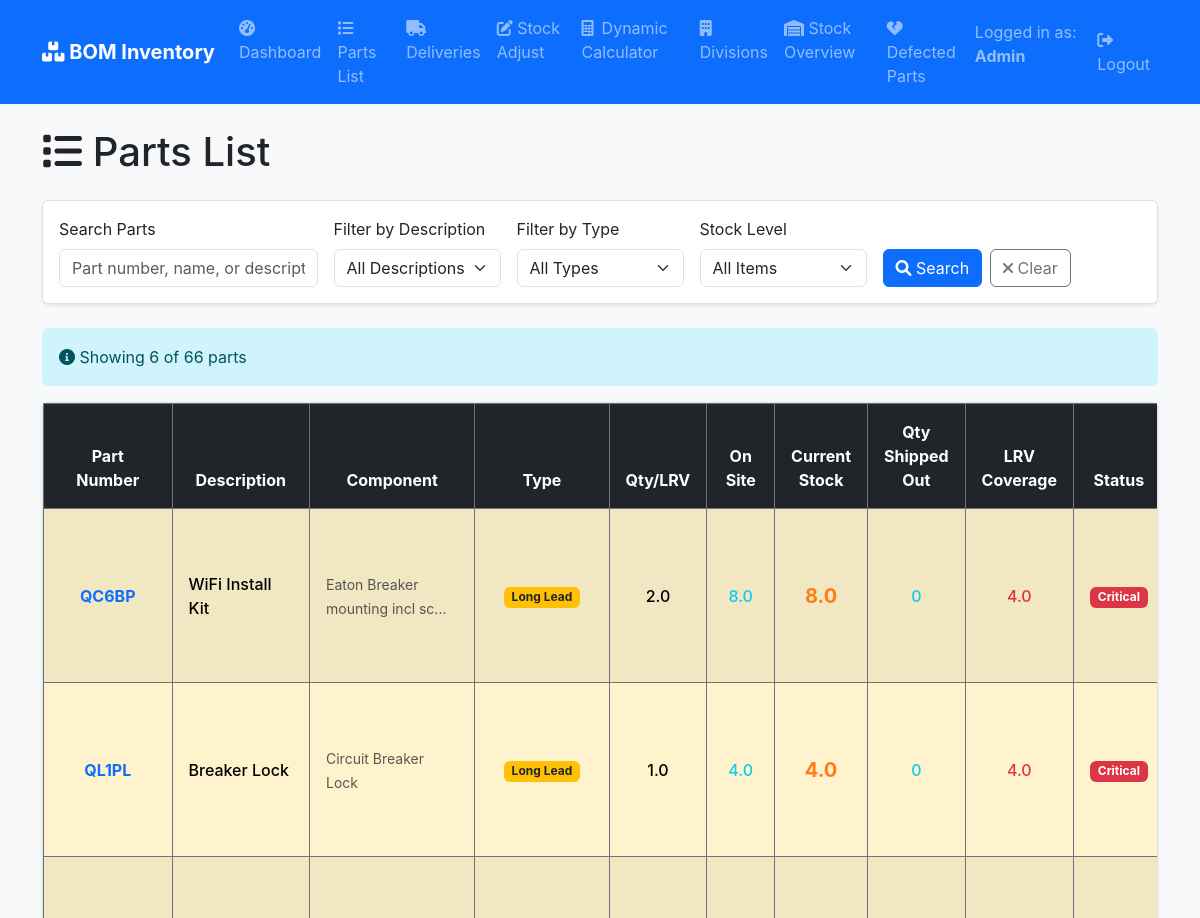
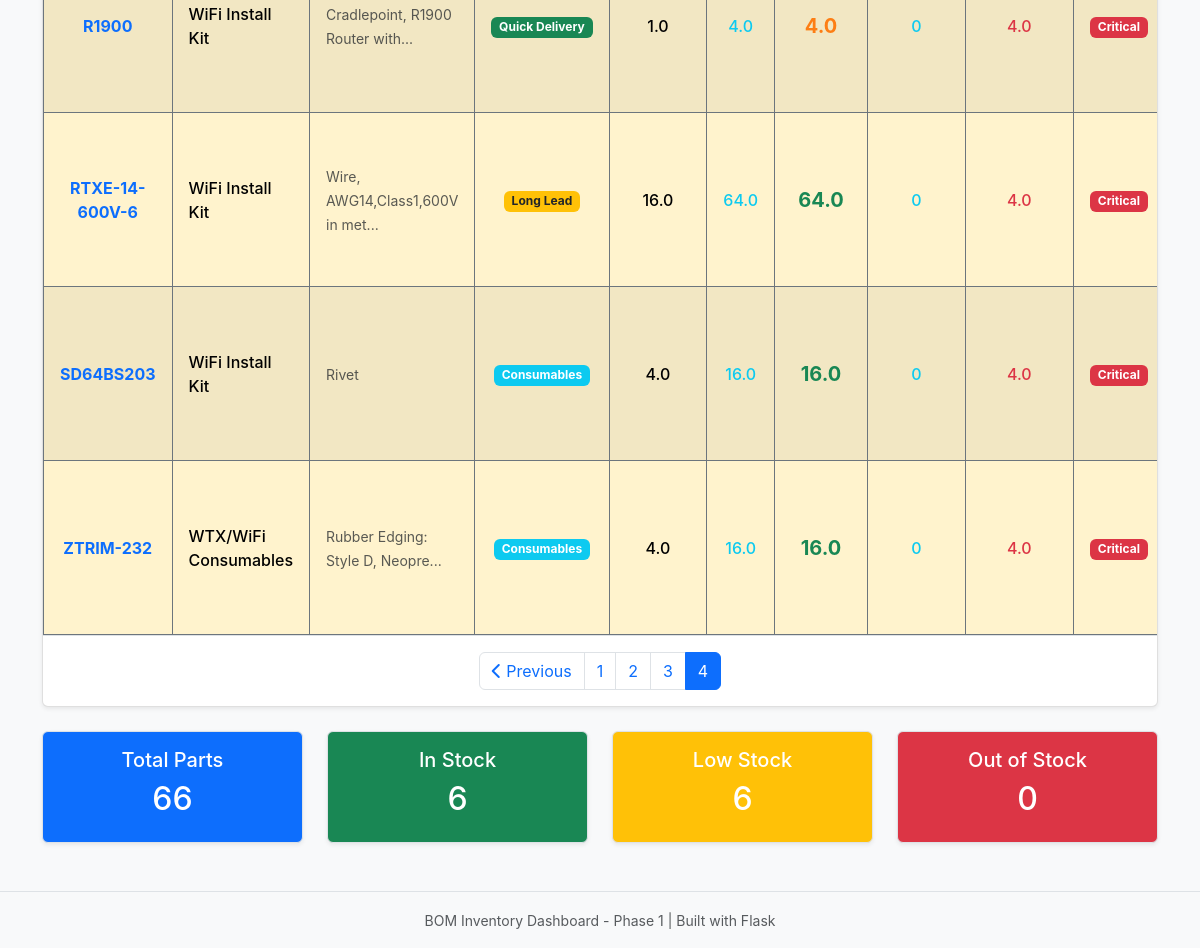
/parts_list?page=4&search_term=&description_filter=&type_filter=&low_stock_only= (signed in), run on an earlier commit of the app's database (2 pictures, top to bottom).
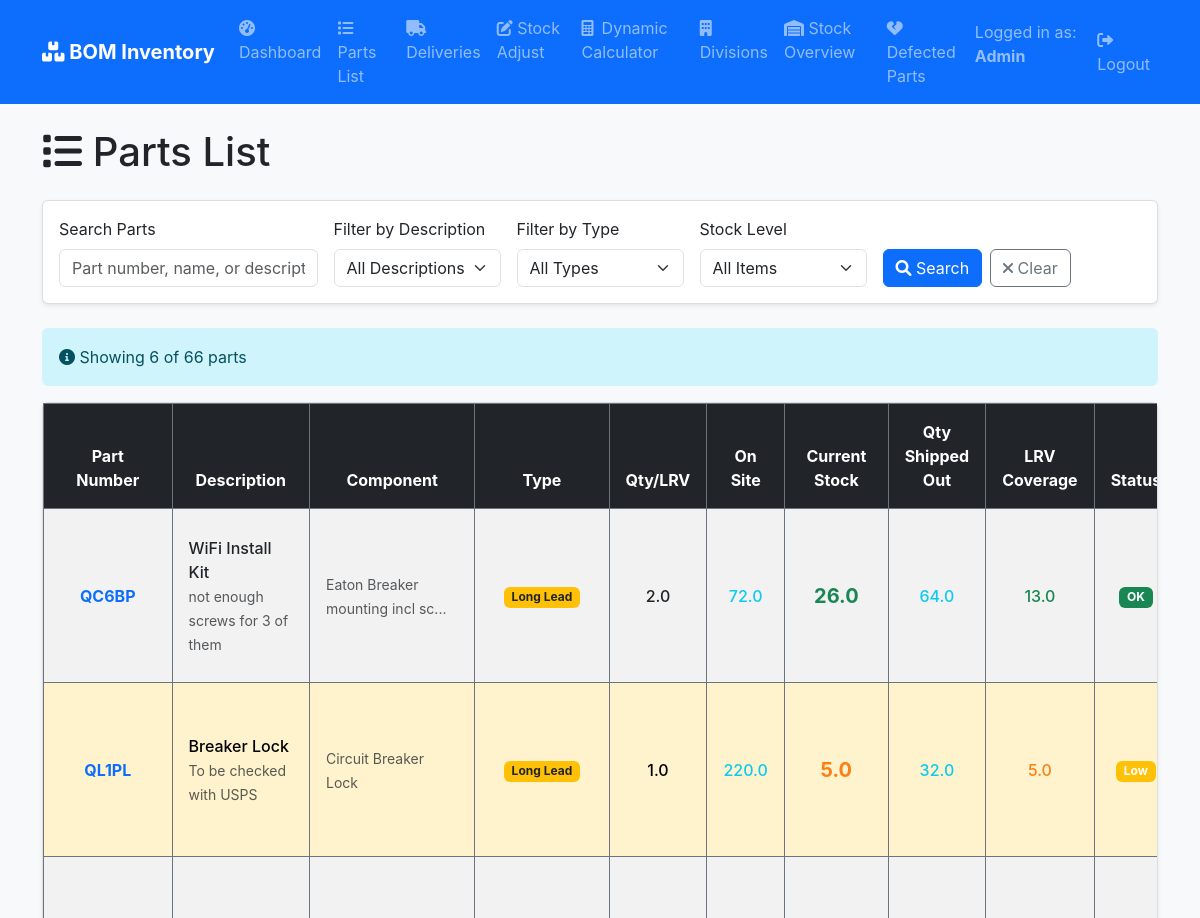
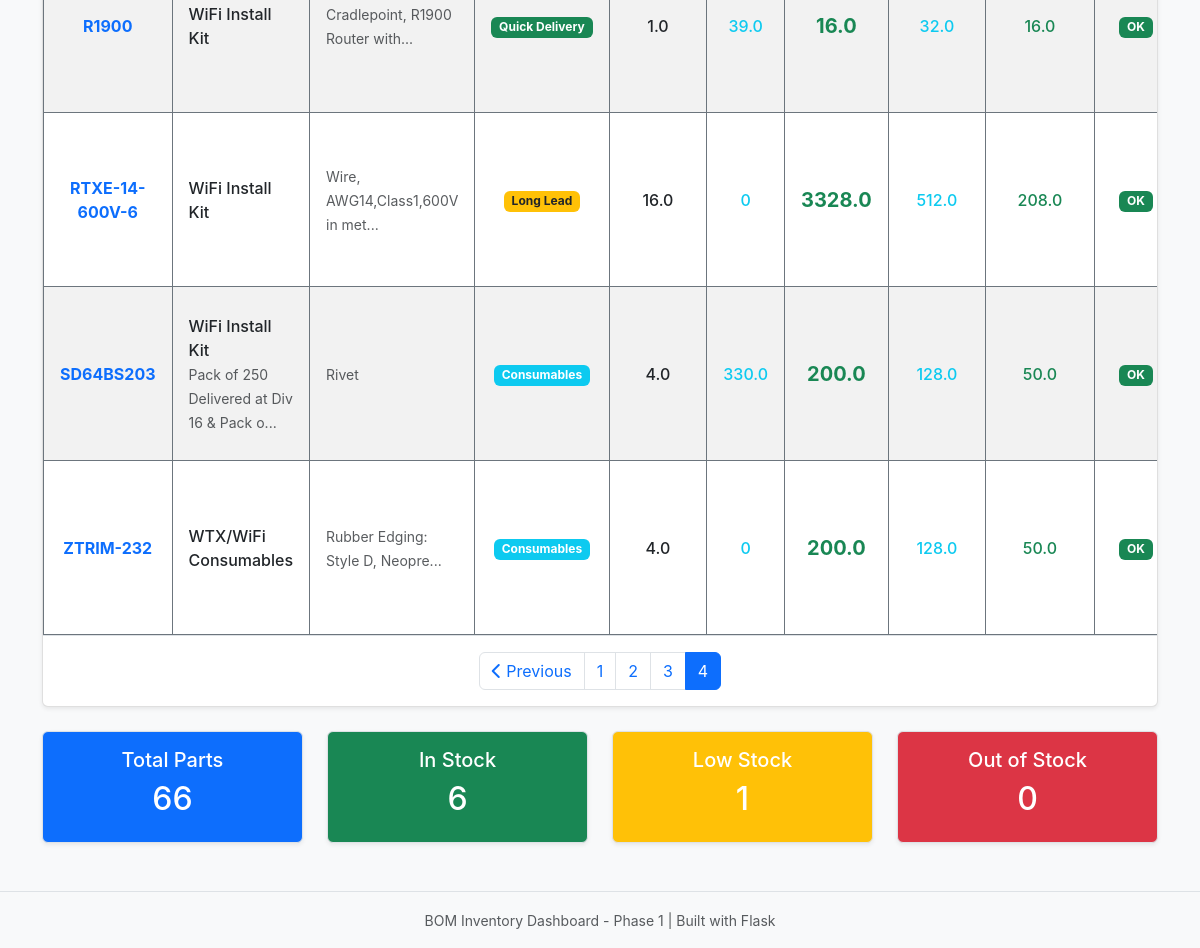
And on a later commit of the database (2 pictures, top to bottom).
### app/models.py (models this page shows, shortened)
class MainBOMStorage(db.Model):
    __tablename__ = 'main_bom_storage'
    id = db.Column(db.Integer, primary_key=True)
    part_number = db.Column(db.String(100), nullable=False, unique=True, index=True)
    part_name = db.Column(db.String(200), nullable=False, index=True)
    description = db.Column(db.Text)
    supplier = db.Column(db.String(100), nullable=False, index=True)
    component = db.Column(db.String(100), index=True)  # Which part of installation
    qty_per_lrv = db.Column(db.Float, nullable=False, default=0.0)
    total_needed_233_lrv = db.Column(db.Float, nullable=False, default=0.0)
    qty_on_site = db.Column(db.Float, nullable=False, default=0.0)
    qty_shipped_out = db.Column(db.Float, nullable=False, default=0.0)
    qty_current_stock = db.Column(db.Float, nullable=False, default=0.0, index=True)
    qty_ordered = db.Column(db.Float, nullable=False, default=0.0)
    back_order_qty = db.Column(db.Float, nullable=False, default=0.0)
    consumable_or_essential = db.Column(db.String(20), default='Essential', index=True)
    order_status = db.Column(db.String(50))
    notes = db.Column(db.Text)
    lrv_coverage = db.Column(db.Float, nullable=False, default=0.0, index=True)  # How many LRVs current stock covers
    created_at = db.Column(db.DateTime, default=datetime.utcnow, index=True)
    updated_at = db.Column(db.DateTime, default=datetime.utcnow, onupdate=datetime.utcnow)

### app/routes.py (the view, shortened to what this page needs)
@main.route('/parts_list')
def parts_list():
    try:
        form = SearchForm()
        search_term = request.args.get('search_term', '').strip()
        description_filter = request.args.get('description_filter', '').strip()
        type_filter = request.args.get('type_filter', '')
        low_stock_only = request.args.get('low_stock_only', '')
        page = request.args.get('page', 1, type=int)
        descriptions = db.session.query(MainBOMStorage.part_name).distinct().order_by(MainBOMStorage.part_name).all()
        form.description_filter.choices = [('', 'All Descriptions')] + [(d[0], d[0]) for d in descriptions]
        query = MainBOMStorage.query
        if description_filter:
            query = query.filter(MainBOMStorage.part_name == description_filter)
        if type_filter:
            query = query.filter(MainBOMStorage.consumable_or_essential == type_filter)
        query = query.order_by(MainBOMStorage.part_number)
        per_page = 20  # Adjust as needed
        parts = query.paginate(
            page=page,
            per_page=per_page,
            error_out=False
        )
        return render_template('parts_list.html',
                             parts=parts,
                             form=form,
                             search_term=search_term,
                             description_filter=description_filter,
                             type_filter=type_filter,
                             low_stock_only=low_stock_only)
    except Exception as e:
        current_app.logger.error(f'Error in parts_list: {str(e)}')
        flash('Error loading parts list. Please try again.', 'error')
        return redirect(url_for('main.dashboard'))

### app/templates/parts_list.html (shortened to what this page needs)
{% extends "base.html" %}
{% block content %}
<div class="row">
    <div class="col-12">
        <h1 class="mb-4">
            <i class="fas fa-list"></i> Parts List
        </h1>
    </div>
</div>
<div class="card mb-4">
    <div class="card-body">
        <form method="GET" class="row g-3">
            <div class="col-md-3">
                <label for="search_term" class="form-label">Search Parts</label>
                <input type="text" class="form-control" id="search_term" name="search_term"
                       value="{{ search_term }}" placeholder="Part number, name, or description">
            </div>
            <div class="col-md-2">
                {{ form.description_filter.label(class="form-label") }}
                {{ form.description_filter(class="form-select") }}
            </div>
            <div class="col-md-2">
                {{ form.type_filter.label(class="form-label") }}
                {{ form.type_filter(class="form-select") }}
            </div>
            <div class="col-md-2">
                {{ form.low_stock_only.label(class="form-label") }}
                {{ form.low_stock_only(class="form-select") }}
            </div>
            <div class="col-md-3">
                <label class="form-label">&nbsp;</label>
                <div class="d-grid gap-2 d-md-flex">
                    <button type="submit" class="btn btn-primary">
                        <i class="fas fa-search"></i> Search
                    </button>
                    <a href="{{ url_for('main.parts_list') }}" class="btn btn-outline-secondary">
                        <i class="fas fa-times"></i> Clear
                    </a>
                </div>
            </div>
        </form>
    </div>
</div>
{% if parts.items %}
<div class="alert alert-info">
    <i class="fas fa-info-circle"></i>
    Showing {{ parts.items|length }} of {{ parts.total }} parts
</div>
{% endif %}
<div class="card">
    <div class="card-body p-0">
        {% if parts.items %}
        <div class="table-responsive">
            <table class="table table-bordered table-striped table-hover mb-0">
                <thead class="table-dark">
                    <tr>
                        <th class="border border-secondary px-3 py-3 text-center">Part Number</th>
                        <th class="border border-secondary px-3 py-3 text-center">Description</th>
                        <th class="border border-secondary px-3 py-3 text-center">Component</th>
                        <th class="border border-secondary px-3 py-3 text-center">Type</th>
                        <th class="border border-secondary px-3 py-3 text-center">Qty/LRV</th>
                        <th class="border border-secondary px-3 py-3 text-center">On Site</th>
                        <th class="border border-secondary px-3 py-3 text-center">Current Stock</th>
                        <th class="border border-secondary px-3 py-3 text-center">Qty Shipped Out</th>
                        <th class="border border-secondary px-3 py-3 text-center">LRV Coverage</th>
                        <th class="border border-secondary px-3 py-3 text-center">Status</th>
                    </tr>
                </thead>
                <tbody>
                    {% for part in parts.items %}
                    <tr class="{% if part.qty_current_stock <= 0 %}table-danger{% elif part.lrv_coverage < 10 %}table-warning{% endif %}">
                        <td class="border border-secondary px-3 py-2 text-center align-middle">
                            <strong class="text-primary">{{ part.part_number }}</strong>
                        </td>
                        <td class="border border-secondary px-3 py-2 align-middle">
                            <div class="fw-medium">{{ part.part_name or '-' }}</div>
                            {% if part.notes %}
                            <small class="text-muted">{{ part.notes[:40] }}{% if part.notes|length > 40 %}...{% endif %}</small>
                            {% endif %}
                        </td>
                        <td class="border border-secondary px-3 py-2 align-middle">
                            <small class="text-muted">{{ part.component[:30] if part.component else '-' }}{% if part.component and part.component|length > 30 %}...{% endif %}</small>
                        </td>
                        <td class="border border-secondary px-3 py-2 text-center align-middle">
                            {% if part.consumable_or_essential == 'Long Lead' %}
                                <span class="badge bg-warning text-dark">Long Lead</span>
                            {% elif part.consumable_or_essential == 'Consumables' %}
                                <span class="badge bg-info">Consumables</span>
                            {% elif part.consumable_or_essential == 'Quick Delivery' %}
                                <span class="badge bg-success">Quick Delivery</span>
                            {% else %}
                                <span class="badge bg-secondary">{{ part.consumable_or_essential or 'Essential' }}</span>
                            {% endif %}
                        </td>
                        <td class="border border-secondary px-3 py-2 text-center align-middle">
                            <span class="fw-medium">{{ part.qty_per_lrv or 0 }}</span>
                        </td>
                        <td class="border border-secondary px-3 py-2 text-center align-middle">
                            <span class="text-info fw-medium">{{ part.qty_on_site or 0 }}</span>
                        </td>
                        <td class="border border-secondary px-3 py-2 text-center align-middle">
                            <span class="fw-bold fs-5 {% if part.qty_current_stock <= 0 %}text-danger{% elif part.qty_current_stock < 10 %}text-warning{% else %}text-success{% endif %}">
                                {{ part.qty_current_stock or 0 }}
                            </span>
                        </td>
                        <td class="border border-secondary px-3 py-2 text-center align-middle">
                            <span class="text-info fw-medium">{{ part.qty_shipped_out or 0 }}</span>
                        </td>
                        <td class="border border-secondary px-3 py-2 text-center align-middle">
                            <span class="fw-medium {% if part.lrv_coverage < 5 %}text-danger{% elif part.lrv_coverage < 10 %}text-warning{% else %}text-success{% endif %}">
                                {{ "%.1f"|format(part.lrv_coverage or 0) }}
                            </span>
                        </td>
                        <td class="border border-secondary px-3 py-2 text-center align-middle">
                            {% if part.qty_current_stock <= 0 %}
                                <span class="badge bg-danger">Out of Stock</span>
                            {% elif part.lrv_coverage < 5 %}
                                <span class="badge bg-danger">Critical</span>
                            {% elif part.lrv_coverage < 10 %}
                                <span class="badge bg-warning">Low</span>
                            {% else %}
                                <span class="badge bg-success">OK</span>
                            {% endif %}
                        </td>
                    </tr>
                    {% endfor %}
                </tbody>
            </table>
        </div>
        {% if parts.pages > 1 %}
        <div class="px-3 py-3 border-top">
            <nav aria-label="Parts pagination">
                <ul class="pagination justify-content-center mb-0">
                    {% if parts.has_prev %}
                    <li class="page-item">
                        <a class="page-link" href="{{ url_for('main.parts_list', page=parts.prev_num,
                           search_term=search_term, description_filter=description_filter,
                           type_filter=type_filter, low_stock_only=low_stock_only) }}">
                            <i class="fas fa-chevron-left"></i> Previous
                        </a>
                    </li>
                    {% endif %}
                    {% for page_num in parts.iter_pages() %}
                        {% if page_num %}
                            {% if page_num != parts.page %}
                            <li class="page-item">
                                <a class="page-link" href="{{ url_for('main.parts_list', page=page_num,
                                   search_term=search_term, description_filter=description_filter,
                                   type_filter=type_filter, low_stock_only=low_stock_only) }}">{{ page_num }}</a>
                            </li>
                            {% else %}
                            <li class="page-item active">
                                <span class="page-link">{{ page_num }}</span>
                            </li>
                            {% endif %}
                        {% else %}
                        <li class="page-item disabled">
                            <span class="page-link">...</span>
                        </li>
                        {% endif %}
                    {% endfor %}
                </ul>
            </nav>
        </div>
        {% endif %}
        {% else %}
        <div class="text-center py-5">
            <i class="fas fa-search fa-3x text-muted mb-3"></i>
            <h5 class="text-muted">No parts found</h5>
            <p class="text-muted">Try adjusting your search criteria or <a href="{{ url_for('main.parts_list') }}" class="text-decoration-none">clear filters</a>.</p>
        </div>
        {% endif %}
    </div>
</div>
{% if parts.items %}
<div class="row mt-4">
    <div class="col-md-3">
        <div class="card bg-primary text-white border">
            <div class="card-body text-center">
                <h5 class="card-title">Total Parts</h5>
                <h2>{{ parts.total }}</h2>
            </div>
        </div>
    </div>
    <div class="col-md-3">
        <div class="card bg-success text-white border">
            <div class="card-body text-center">
                <h5 class="card-title">In Stock</h5>
                <h2>{{ parts.items|selectattr("qty_current_stock", "gt", 0)|list|length }}</h2>
            </div>
        </div>
    </div>
    <div class="col-md-3">
        <div class="card bg-warning text-white border">
            <div class="card-body text-center">
                <h5 class="card-title">Low Stock</h5>
                <h2>{{ parts.items|selectattr("lrv_coverage", "lt", 10)|selectattr("qty_current_stock", "gt", 0)|list|length }}</h2>
            </div>
        </div>
    </div>
    <div class="col-md-3">
        <div class="card bg-danger text-white border">
            <div class="card-body text-center">
                <h5 class="card-title">Out of Stock</h5>
                <h2>{{ parts.items|selectattr("qty_current_stock", "eq", 0)|list|length }}</h2>
            </div>
        </div>
    </div>
</div>
{% endif %}
{% endblock %}

What changed in the data, as far as the page shows it:
changed MainBOMStorage "QC6BP": notes (not shown) → "not enough screws for 3 of them"; qty_on_site "8.0" → "72.0"; qty_current_stock "8.0" → "26.0"; qty_shipped_out "0" → "64.0"; lrv_coverage "4.0" → "13.0"; qty_current_stock "Critical" → "OK"
changed MainBOMStorage "QL1PL": notes (not shown) → "To be checked with USPS"; qty_on_site "4.0" → "220.0"; qty_current_stock "4.0" → "5.0"; qty_shipped_out "0" → "32.0"; lrv_coverage "4.0" → "5.0"; qty_current_stock "Critical" → "Low"
changed MainBOMStorage "Cradlepoint, R1900 Router with": qty_on_site "4.0" → "39.0"; qty_current_stock "4.0" → "16.0"; qty_shipped_out "0" → "32.0"; lrv_coverage "4.0" → "16.0"; qty_current_stock "Critical" → "OK"
changed MainBOMStorage "RTXE-14-600V-6": qty_on_site "64.0" → "0"; qty_current_stock "64.0" → "3328.0"; qty_shipped_out "0" → "512.0"; lrv_coverage "4.0" → "208.0"; qty_current_stock "Critical" → "OK"
changed MainBOMStorage "SD64BS203": notes (not shown) → "Pack of 250 Delivered at Div 16 & Pack o"; qty_on_site "16.0" → "330.0"; qty_current_stock "16.0" → "200.0"; qty_shipped_out "0" → "128.0"; lrv_coverage "4.0" → "50.0"; qty_current_stock "Critical" → "OK"
changed MainBOMStorage "ZTRIM-232": qty_on_site "16.0" → "0"; qty_current_stock "16.0" → "200.0"; qty_shipped_out "0" → "128.0"; lrv_coverage "4.0" → "50.0"; qty_current_stock "Critical" → "OK"
Also different on the page:
text no longer shown: "6"
text now shown: "1"
